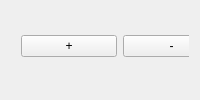
            <widget class="QWidget" name="tab_7">
             <attribute name="title">
              <string>TOOL PATH</string>
             </attribute>
             <layout class="QVBoxLayout" name="verticalLayout_14">
              <item>
               <widget class="VTKBackPlot" name="vtkbackplot">
                <property name="backgroundColor" stdset="0">
                 <color>
                  <red>22</red>
                  <green>22</green>
                  <blue>14</blue>
                 </color>
                </property>
                <property name="arcfeedColor" stdset="0">
                 <color>
                  <red>220</red>
                  <green>202</green>
                  <blue>3</blue>
                 </color>
                </property>
                <property name="feedColor" stdset="0">
                 <color>
                  <red>255</red>
                  <green>238</green>
                  <blue>6</blue>
                 </color>
                </property>
                <widget class="QWidget" name="widget_19" native="true">
                 <property name="geometry">
                  <rect>
                   <x>10</x>
                   <y>0</y>
                   <width>711</width>
                   <height>71</height>
                  </rect>
                 </property>
                 <property name="autoFillBackground">
                  <bool>false</bool>
                 </property>
                 <layout class="QGridLayout" name="gridLayout_24">
                  <item row="0" column="2">
                   <widget class="QPushButton" name="vtk_center">
                    <property name="text">
                     <string>CENTER
PLOT</string>
                    </property>
                   </widget>
                  </item>
                  <item row="0" column="6">
                   <widget class="QPushButton" name="vtk_mach_extent">
                    <property name="text">
                     <string>MACH
EXTENT</string>
                    </property>
                    <property name="checkable">
                     <bool>true</bool>
                    </property>
                   </widget>
                  </item>
                  <item row="0" column="0">
                   <widget class="QPushButton" name="vtk_plus">
                    <property name="text">
                     <string>+</string>
                    </property>
                   </widget>
                  </item>
                  <item row="0" column="4">
                   <widget class="QPushButton" name="vtk_prog_extent">
                    <property name="text">
                     <string>PROG
EXTENT</string>
                    </property>
                    <property name="checkable">
                     <bool>true</bool>
                    </property>
                   </widget>
                  </item>
                  <item row="0" column="1">
                   <widget class="QPushButton" name="vtk_minus">
                    <property name="text">
                     <string>-</string>
                    </property>
                   </widget>
                  </item>
                  <item row="0" column="3">
                   <widget class="QPushButton" name="vtk_clear">
                    <property name="text">
                     <string>CLEAR</string>
                    </property>
                   </widget>
                  </item>
                  <item row="0" column="5">
                   <widget class="QPushButton" name="vtk_prog_ticks">
                    <property name="text">
                     <string>PROG
TICKS</string>
                    </property>
                    <property name="checkable">
                     <bool>true</bool>
                    </property>
                   </widget>
                  </item>
                 </layout>
                </widget>
               </widget>
              </item>
             </layout>
            </widget>
